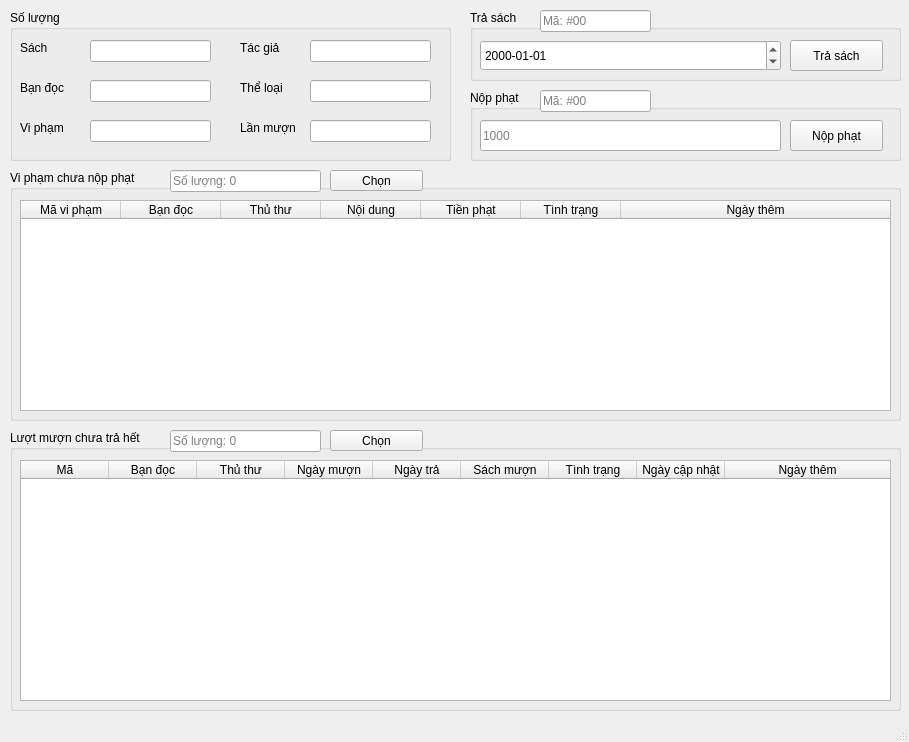
<?xml version="1.0" encoding="UTF-8"?>
<ui version="4.0">
 <class>thongKeWindow</class>
 <widget class="QMainWindow" name="thongKeWindow">
  <property name="geometry">
   <rect>
    <x>0</x>
    <y>0</y>
    <width>909</width>
    <height>742</height>
   </rect>
  </property>
  <property name="windowTitle">
   <string>Thống kê</string>
  </property>
  <property name="windowIcon">
   <iconset>
    <normaloff>../icon/book_2_24dp_FILL0_wght400_GRAD0_opsz24.svg</normaloff>../icon/book_2_24dp_FILL0_wght400_GRAD0_opsz24.svg</iconset>
  </property>
  <widget class="QWidget" name="centralwidget">
   <widget class="QGroupBox" name="groupBox">
    <property name="geometry">
     <rect>
      <x>10</x>
      <y>10</y>
      <width>441</width>
      <height>151</height>
     </rect>
    </property>
    <property name="title">
     <string>Số lượng</string>
    </property>
    <widget class="QLabel" name="label">
     <property name="geometry">
      <rect>
       <x>10</x>
       <y>30</y>
       <width>55</width>
       <height>16</height>
      </rect>
     </property>
     <property name="text">
      <string>Sách</string>
     </property>
    </widget>
    <widget class="QLineEdit" name="soSach">
     <property name="geometry">
      <rect>
       <x>80</x>
       <y>30</y>
       <width>121</width>
       <height>22</height>
      </rect>
     </property>
     <property name="readOnly">
      <bool>true</bool>
     </property>
    </widget>
    <widget class="QLineEdit" name="soBanDoc">
     <property name="geometry">
      <rect>
       <x>80</x>
       <y>70</y>
       <width>121</width>
       <height>22</height>
      </rect>
     </property>
     <property name="readOnly">
      <bool>true</bool>
     </property>
    </widget>
    <widget class="QLabel" name="label_2">
     <property name="geometry">
      <rect>
       <x>10</x>
       <y>70</y>
       <width>55</width>
       <height>16</height>
      </rect>
     </property>
     <property name="text">
      <string>Bạn đọc</string>
     </property>
    </widget>
    <widget class="QLineEdit" name="soViPham">
     <property name="geometry">
      <rect>
       <x>80</x>
       <y>110</y>
       <width>121</width>
       <height>22</height>
      </rect>
     </property>
     <property name="readOnly">
      <bool>true</bool>
     </property>
    </widget>
    <widget class="QLabel" name="label_3">
     <property name="geometry">
      <rect>
       <x>10</x>
       <y>110</y>
       <width>55</width>
       <height>16</height>
      </rect>
     </property>
     <property name="text">
      <string>Vi phạm</string>
     </property>
    </widget>
    <widget class="QLineEdit" name="soMuonTra">
     <property name="geometry">
      <rect>
       <x>300</x>
       <y>110</y>
       <width>121</width>
       <height>22</height>
      </rect>
     </property>
     <property name="readOnly">
      <bool>true</bool>
     </property>
    </widget>
    <widget class="QLabel" name="label_4">
     <property name="geometry">
      <rect>
       <x>230</x>
       <y>30</y>
       <width>55</width>
       <height>16</height>
      </rect>
     </property>
     <property name="text">
      <string>Tác giả</string>
     </property>
    </widget>
    <widget class="QLabel" name="label_5">
     <property name="geometry">
      <rect>
       <x>230</x>
       <y>110</y>
       <width>71</width>
       <height>16</height>
      </rect>
     </property>
     <property name="text">
      <string>Lần mượn</string>
     </property>
    </widget>
    <widget class="QLabel" name="label_6">
     <property name="geometry">
      <rect>
       <x>230</x>
       <y>70</y>
       <width>55</width>
       <height>16</height>
      </rect>
     </property>
     <property name="text">
      <string>Thể loại</string>
     </property>
    </widget>
    <widget class="QLineEdit" name="soTheLoai">
     <property name="geometry">
      <rect>
       <x>300</x>
       <y>70</y>
       <width>121</width>
       <height>22</height>
      </rect>
     </property>
     <property name="readOnly">
      <bool>true</bool>
     </property>
    </widget>
    <widget class="QLineEdit" name="soTacGia">
     <property name="geometry">
      <rect>
       <x>300</x>
       <y>30</y>
       <width>121</width>
       <height>22</height>
      </rect>
     </property>
     <property name="readOnly">
      <bool>true</bool>
     </property>
    </widget>
   </widget>
   <widget class="QGroupBox" name="sachChuaTra_QGroupBox">
    <property name="geometry">
     <rect>
      <x>10</x>
      <y>430</y>
      <width>891</width>
      <height>281</height>
     </rect>
    </property>
    <property name="title">
     <string>Lượt mượn chưa trả hết</string>
    </property>
    <widget class="QTableWidget" name="sachChuaTra_tableWidget">
     <property name="geometry">
      <rect>
       <x>10</x>
       <y>30</y>
       <width>871</width>
       <height>241</height>
      </rect>
     </property>
     <property name="focusPolicy">
      <enum>Qt::NoFocus</enum>
     </property>
     <property name="showGrid">
      <bool>false</bool>
     </property>
     <attribute name="horizontalHeaderDefaultSectionSize">
      <number>88</number>
     </attribute>
     <attribute name="horizontalHeaderStretchLastSection">
      <bool>true</bool>
     </attribute>
     <attribute name="verticalHeaderVisible">
      <bool>false</bool>
     </attribute>
     <column>
      <property name="text">
       <string>Mã</string>
      </property>
      <property name="textAlignment">
       <set>AlignCenter</set>
      </property>
     </column>
     <column>
      <property name="text">
       <string>Bạn đọc</string>
      </property>
     </column>
     <column>
      <property name="text">
       <string>Thủ thư</string>
      </property>
     </column>
     <column>
      <property name="text">
       <string>Ngày mượn</string>
      </property>
     </column>
     <column>
      <property name="text">
       <string>Ngày trả</string>
      </property>
     </column>
     <column>
      <property name="text">
       <string>Sách mượn</string>
      </property>
     </column>
     <column>
      <property name="text">
       <string>Tình trạng</string>
      </property>
     </column>
     <column>
      <property name="text">
       <string>Ngày cập nhật</string>
      </property>
     </column>
     <column>
      <property name="text">
       <string>Ngày thêm</string>
      </property>
     </column>
    </widget>
   </widget>
   <widget class="QGroupBox" name="viPham_QGroupBox">
    <property name="geometry">
     <rect>
      <x>10</x>
      <y>170</y>
      <width>891</width>
      <height>251</height>
     </rect>
    </property>
    <property name="title">
     <string>Vi phạm chưa nộp phạt</string>
    </property>
    <widget class="QTableWidget" name="viPham_tableWidget">
     <property name="geometry">
      <rect>
       <x>10</x>
       <y>30</y>
       <width>871</width>
       <height>211</height>
      </rect>
     </property>
     <property name="focusPolicy">
      <enum>Qt::NoFocus</enum>
     </property>
     <property name="showGrid">
      <bool>false</bool>
     </property>
     <attribute name="horizontalHeaderStretchLastSection">
      <bool>true</bool>
     </attribute>
     <attribute name="verticalHeaderVisible">
      <bool>false</bool>
     </attribute>
     <column>
      <property name="text">
       <string>Mã vi phạm</string>
      </property>
     </column>
     <column>
      <property name="text">
       <string>Bạn đọc</string>
      </property>
     </column>
     <column>
      <property name="text">
       <string>Thủ thư</string>
      </property>
     </column>
     <column>
      <property name="text">
       <string>Nội dung</string>
      </property>
     </column>
     <column>
      <property name="text">
       <string>Tiền phạt</string>
      </property>
     </column>
     <column>
      <property name="text">
       <string>Tình trạng</string>
      </property>
     </column>
     <column>
      <property name="text">
       <string>Ngày thêm</string>
      </property>
     </column>
    </widget>
    <widget class="QLineEdit" name="soLuongRow_viPham">
     <property name="geometry">
      <rect>
       <x>160</x>
       <y>0</y>
       <width>151</width>
       <height>22</height>
      </rect>
     </property>
     <property name="styleSheet">
      <string notr="true"/>
     </property>
     <property name="text">
      <string/>
     </property>
     <property name="readOnly">
      <bool>true</bool>
     </property>
     <property name="placeholderText">
      <string>Số lượng: 0</string>
     </property>
    </widget>
   </widget>
   <widget class="QGroupBox" name="traSach_groupBox">
    <property name="geometry">
     <rect>
      <x>470</x>
      <y>10</y>
      <width>431</width>
      <height>71</height>
     </rect>
    </property>
    <property name="title">
     <string>Trả sách</string>
    </property>
    <widget class="QPushButton" name="traSach_pushButton">
     <property name="geometry">
      <rect>
       <x>320</x>
       <y>30</y>
       <width>93</width>
       <height>31</height>
      </rect>
     </property>
     <property name="text">
      <string>Trả sách</string>
     </property>
     <property name="icon">
      <iconset>
       <normaloff>../icon/backspace_24dp_FILL0_wght400_GRAD0_opsz24.svg</normaloff>../icon/backspace_24dp_FILL0_wght400_GRAD0_opsz24.svg</iconset>
     </property>
    </widget>
    <widget class="QDateEdit" name="ngayTra_dateEdit">
     <property name="geometry">
      <rect>
       <x>10</x>
       <y>30</y>
       <width>301</width>
       <height>31</height>
      </rect>
     </property>
     <property name="displayFormat">
      <string>yyyy-MM-dd</string>
     </property>
    </widget>
   </widget>
   <widget class="QLineEdit" name="soLuongRow_sachChuaTra">
    <property name="geometry">
     <rect>
      <x>170</x>
      <y>430</y>
      <width>151</width>
      <height>22</height>
     </rect>
    </property>
    <property name="styleSheet">
     <string notr="true"/>
    </property>
    <property name="text">
     <string/>
    </property>
    <property name="readOnly">
     <bool>true</bool>
    </property>
    <property name="placeholderText">
     <string>Số lượng: 0</string>
    </property>
   </widget>
   <widget class="QGroupBox" name="nopPhat_GroupBox">
    <property name="geometry">
     <rect>
      <x>470</x>
      <y>90</y>
      <width>431</width>
      <height>71</height>
     </rect>
    </property>
    <property name="title">
     <string>Nộp phạt</string>
    </property>
    <widget class="QLineEdit" name="tienPhat_lineEdit">
     <property name="geometry">
      <rect>
       <x>10</x>
       <y>30</y>
       <width>301</width>
       <height>31</height>
      </rect>
     </property>
     <property name="readOnly">
      <bool>true</bool>
     </property>
     <property name="placeholderText">
      <string>1000</string>
     </property>
    </widget>
    <widget class="QPushButton" name="nopPhat_pushButton">
     <property name="geometry">
      <rect>
       <x>320</x>
       <y>30</y>
       <width>93</width>
       <height>31</height>
      </rect>
     </property>
     <property name="text">
      <string>Nộp phạt</string>
     </property>
     <property name="icon">
      <iconset>
       <normaloff>../icon/add_circle_24dp_FILL0_wght400_GRAD0_opsz24.svg</normaloff>../icon/add_circle_24dp_FILL0_wght400_GRAD0_opsz24.svg</iconset>
     </property>
    </widget>
   </widget>
   <widget class="QLineEdit" name="maViPham">
    <property name="geometry">
     <rect>
      <x>540</x>
      <y>90</y>
      <width>111</width>
      <height>22</height>
     </rect>
    </property>
    <property name="styleSheet">
     <string notr="true"/>
    </property>
    <property name="text">
     <string/>
    </property>
    <property name="readOnly">
     <bool>true</bool>
    </property>
    <property name="placeholderText">
     <string>Mã: #00</string>
    </property>
   </widget>
   <widget class="QLineEdit" name="maSachMuon">
    <property name="geometry">
     <rect>
      <x>540</x>
      <y>10</y>
      <width>111</width>
      <height>22</height>
     </rect>
    </property>
    <property name="styleSheet">
     <string notr="true"/>
    </property>
    <property name="text">
     <string/>
    </property>
    <property name="readOnly">
     <bool>true</bool>
    </property>
    <property name="placeholderText">
     <string>Mã: #00</string>
    </property>
   </widget>
   <widget class="QPushButton" name="chonTheMuonBtn">
    <property name="geometry">
     <rect>
      <x>330</x>
      <y>430</y>
      <width>93</width>
      <height>21</height>
     </rect>
    </property>
    <property name="text">
     <string>Chọn</string>
    </property>
    <property name="icon">
     <iconset>
      <normaloff>../icon/check_box_24dp_FILL0_wght400_GRAD0_opsz24.svg</normaloff>../icon/check_box_24dp_FILL0_wght400_GRAD0_opsz24.svg</iconset>
    </property>
   </widget>
   <widget class="QPushButton" name="chonViPhamBtn">
    <property name="geometry">
     <rect>
      <x>330</x>
      <y>170</y>
      <width>93</width>
      <height>21</height>
     </rect>
    </property>
    <property name="text">
     <string>Chọn</string>
    </property>
    <property name="icon">
     <iconset>
      <normaloff>../icon/check_box_24dp_FILL0_wght400_GRAD0_opsz24.svg</normaloff>../icon/check_box_24dp_FILL0_wght400_GRAD0_opsz24.svg</iconset>
    </property>
   </widget>
   <zorder>viPham_QGroupBox</zorder>
   <zorder>groupBox</zorder>
   <zorder>sachChuaTra_QGroupBox</zorder>
   <zorder>traSach_groupBox</zorder>
   <zorder>soLuongRow_sachChuaTra</zorder>
   <zorder>nopPhat_GroupBox</zorder>
   <zorder>maViPham</zorder>
   <zorder>maSachMuon</zorder>
   <zorder>chonTheMuonBtn</zorder>
   <zorder>chonViPhamBtn</zorder>
  </widget>
  <widget class="QStatusBar" name="statusbar"/>
 </widget>
 <resources/>
 <connections/>
</ui>
